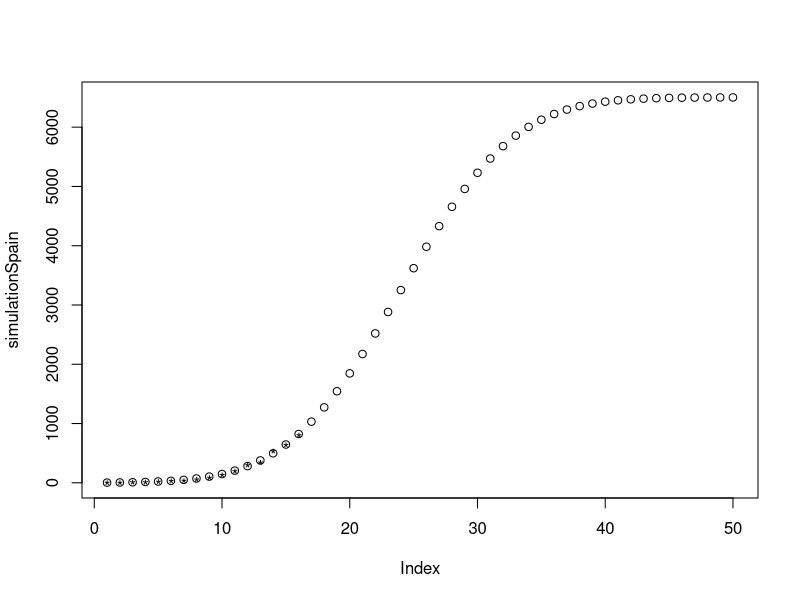

Write the R code that produced this figure.
spain = c(1,2,8,10,17,30,36,55,86,133,196,294,342,533,638,803)
simulationSpain = pnorm(1:50, mean = 24, sd = 7) * 6503
plot(simulationSpain)
points(spain, pch = "*")
